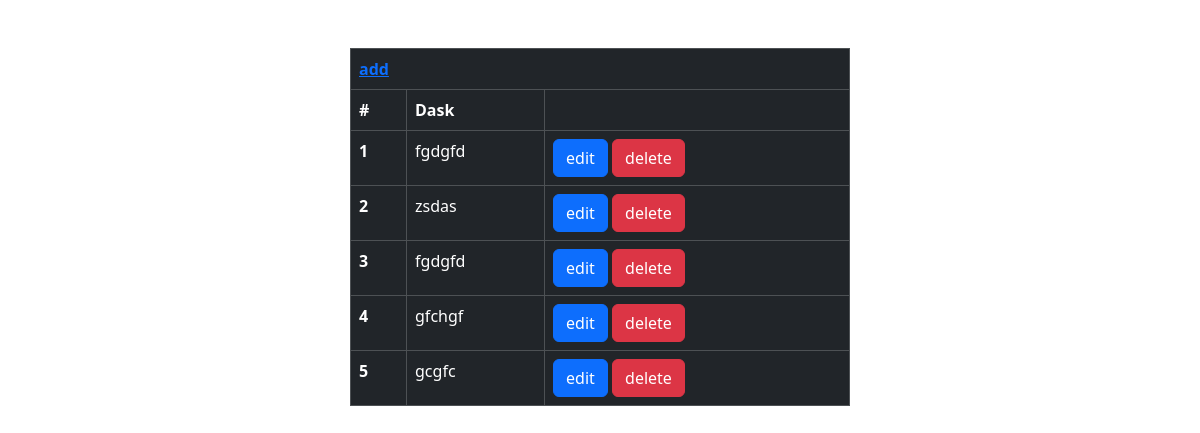
The app's page /taskman (signed in) with its own data.
### administrator/models.py (models this page shows)
class taskTable(models.Model):
    facultyid=models.ForeignKey(facultyTable,on_delete=models.CASCADE)
    task=models.CharField(max_length=100, null=True,blank=True)

### administrator/views.py (the view)
# urls.py: path("taskman",taskman.as_view(), name='taskman'),
class taskman(View):
    def get(self,request):
        c = taskTable.objects.filter(facultyid__LOGIN_id=request.session['user_id'])
        return render(request,"faculty/taskMan.html",{'a':c})

### templates/faculty/taskMan.html (shortened to what this page needs)
<!DOCTYPE html>
<html lang="en">
<head>
    <link href="https://cdn.jsdelivr.net/npm/bootstrap@5.3.3/dist/css/bootstrap.min.css" rel="stylesheet">
</head>
<body>
    <div class="container-fluid d-flex justify-content-center">
    <table class="table table-dark table-bordered mt-5" style="width: 500px;">
        <thead>
          <tr>
            <th colspan="3"><a href="task">add</a></th>
          </tr>
          <tr>
            <th>#</th>
            <th>Dask</th>
            <th></th>
          </tr>
        </thead>
        <tbody>
            {% for i in a %}
          <tr>
            <th scope="row">{{forloop.counter}}</th>
            <td>{{i.task}}</td>
            <td>
                <a href="#" class="btn btn-primary">edit</a>
                <a href="#" class="btn btn-danger">delete</a>
            </td>
          </tr>
          {%endfor%}
        </tbody>
      </table>
    </div>
</body>
</html>

### records on screen
taskTable: task "fgdgfd"
taskTable: task "zsdas"
taskTable: task "fgdgfd"
taskTable: task "gfchgf"
taskTable: task "gcgfc"
